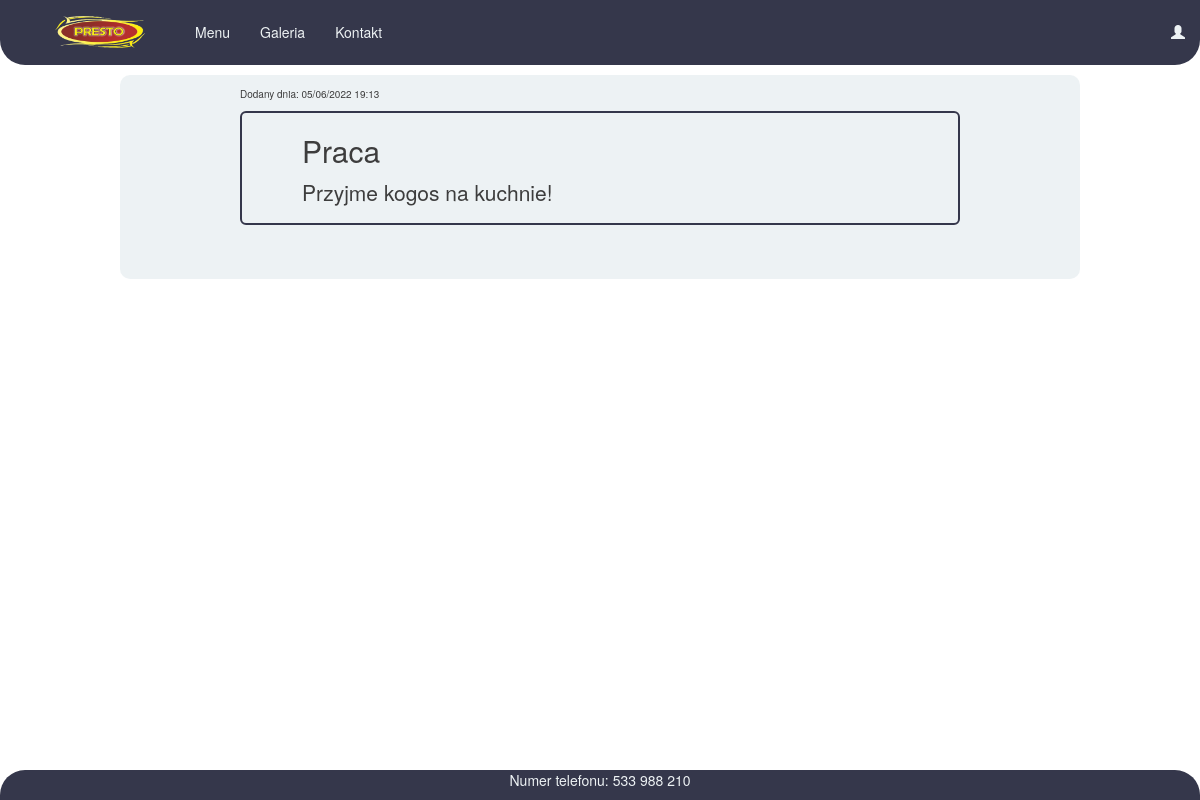
Before: / with the older database file.
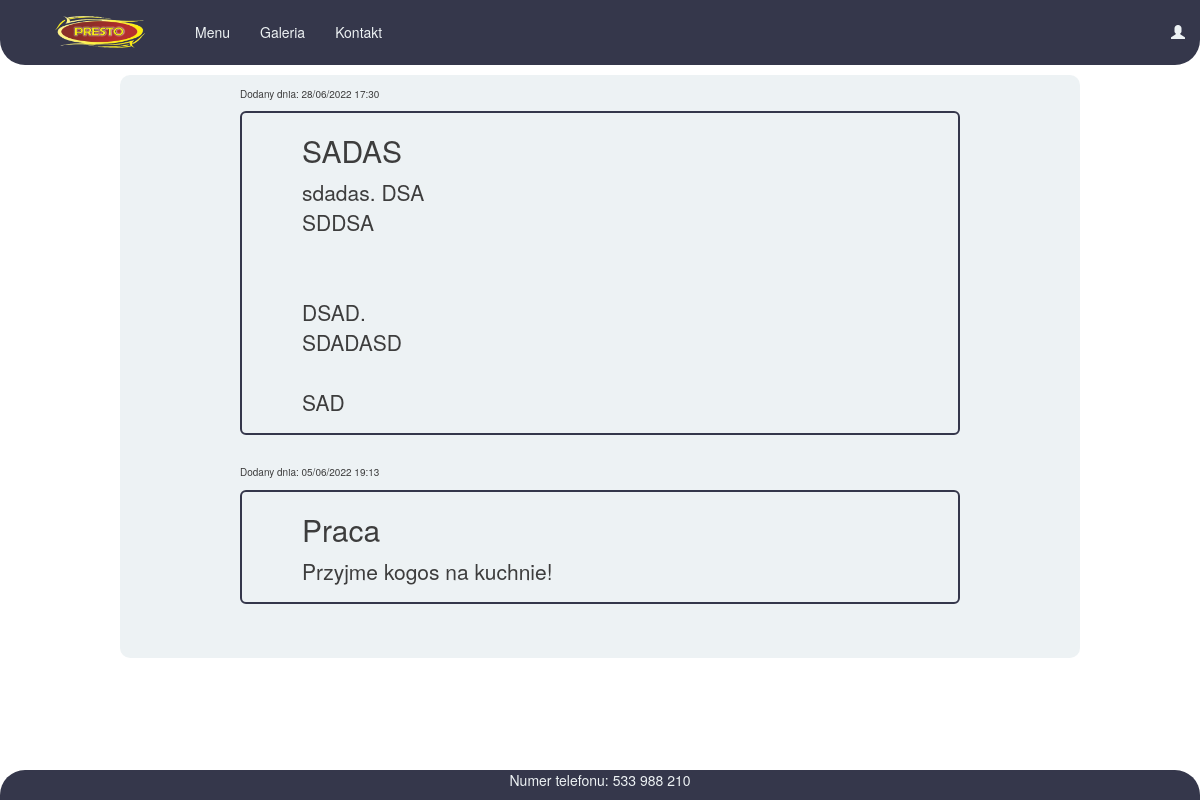
After: the same page with the newer database file.
### PrestoApp/models.py (models this page shows, shortened)
class Post(models.Model):
    author = models.ForeignKey('auth.User', on_delete=models.CASCADE)
    title = models.CharField(max_length=200)
    text = models.TextField()
    create_date = models.DateTimeField(default=timezone.now)
    published_date = models.DateTimeField(blank=True, null=True)

### PrestoApp/views.py (the view)
# urls.py: path('',views.PostListView.as_view(), name='post_list'),
class PostListView(ListView):
    model = Post
    def get_queryset(self):
        return Post.objects.filter(published_date__lte=timezone.now()).order_by('-published_date')

### PrestoApp/templates/PrestoApp/post_list.html (shortened to what this page needs)
{% extends "PrestoApp/base.html" %}
{% block content %}
<div>
  {% for post in post_list %}
    <div class="post">
      <div class="date">
        <p>Dodany dnia: {{post.published_date|date:"d/m/Y G:i"}}</p>
      </div>
      <div class="posttitle jumbotron">
        <h2>{{post.title}}</h2>
        <p class="post">{{post.text|linebreaksbr}}</p>
      </div>
    </div>
  {% endfor %}
</div>
{% endblock %}

Changed rows visible on the page:
added Post: published_date "28/06/2022 17:30", title "SADAS", text "sdadas. DSA SDDSA DSAD. SDADASD SAD"
